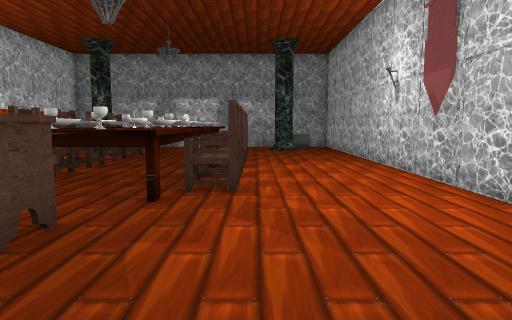
View 1 (above)

16 first-person views from a walk through a scene from a Unity 3-D project. The camera is 1.4 m above the floor, tilts 6° down and sees 75° across. The floor is counted in squares, 1 m on a side. Each view is taken from the middle of a square. On the plan, view 1 faces up. The plan holds only what a view shows up to about 15 squares ahead; the rest is blank. The player character is not drawn. Some surface patterns are stand-ins.

View 2
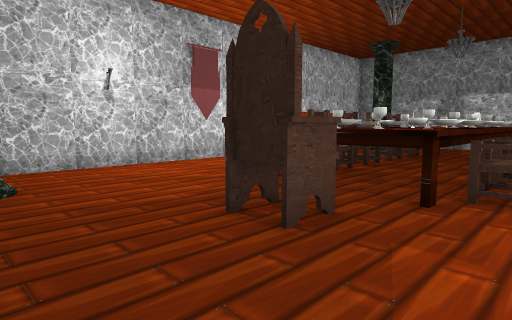

View 3
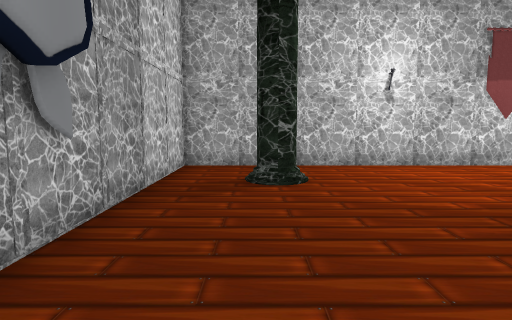

View 4
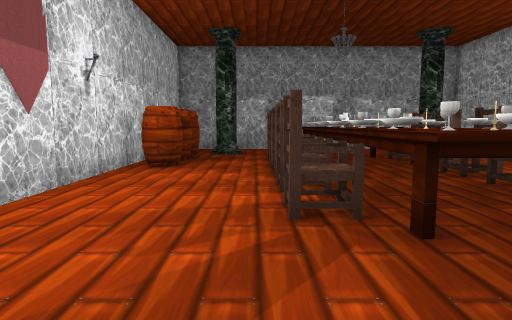

View 5
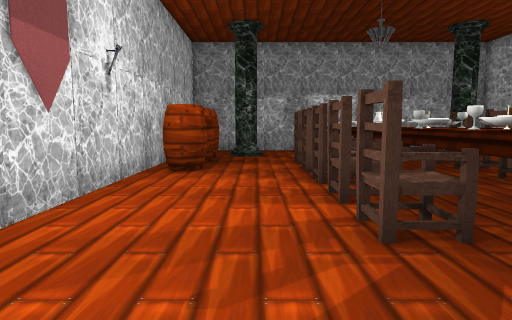

View 6
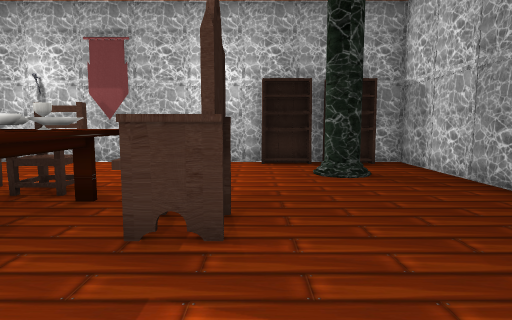

View 7
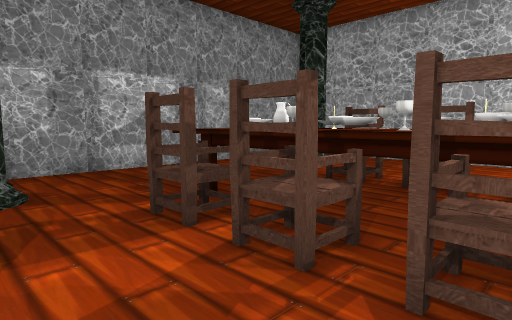

View 8
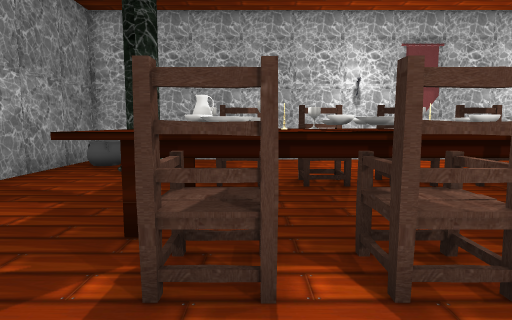

View 9
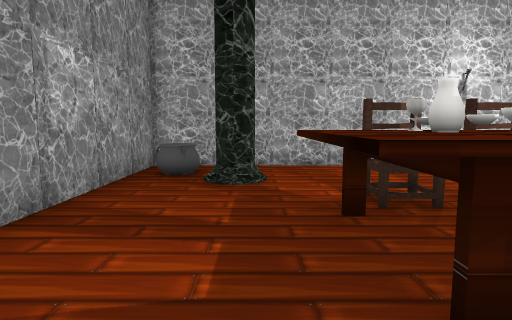

View 10
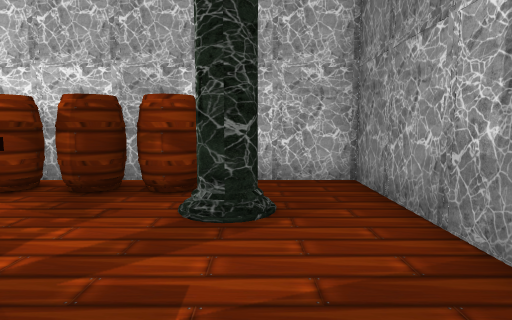

View 11
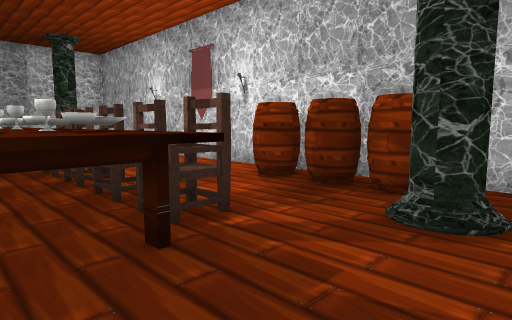

View 12
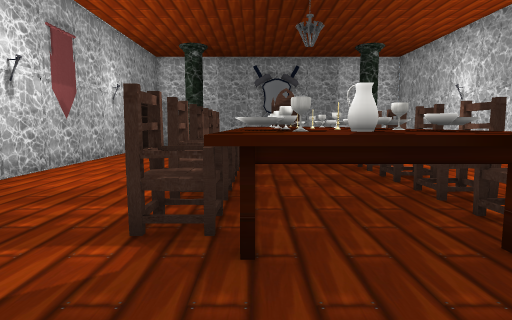

View 13
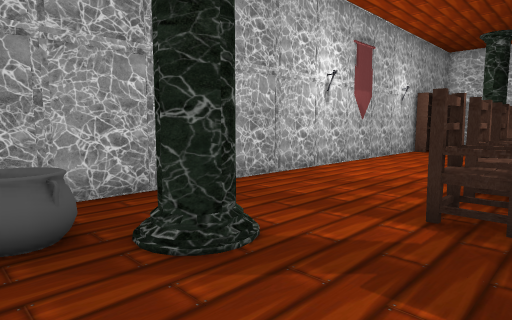

View 14
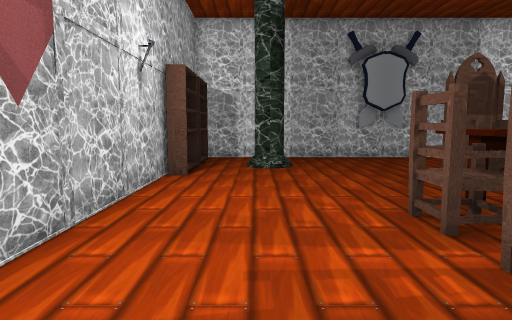

View 15
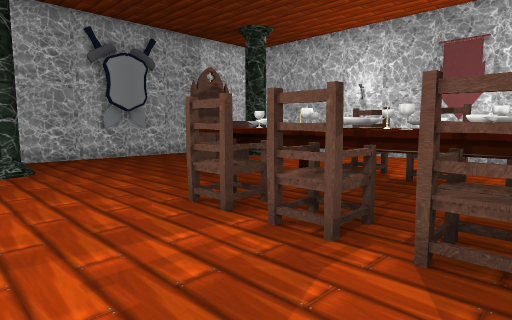

View 16
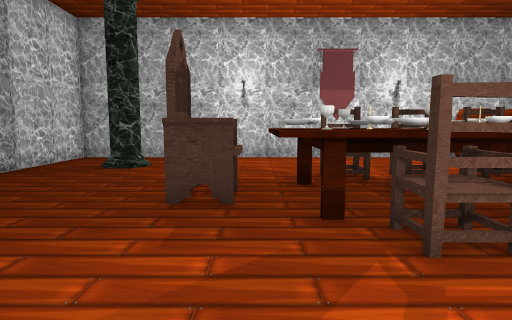

### Floor plan
Points are (right, up) in squares from view 1. A wall is a line through its corners. A room is listed if a view was taken in it or the views show most of it. See-through windows are left out.
Room 1 (views 1, 2, 3, 4, 5, 6, 7, 8, 9, 10, 11, 12, 13, 14, 15, 16)
walls: (-4.4, 6) (-5, 6) (-5, 6.5); (-1.8, 6.6) (-1.8, 6) (-2.6, 6); (-1.6, 6.6) (-1.6, 5.2); (-4.5, 5.3) (-5.2, 5.3) (-5.2, 6.5); (-5.2, 16.4) (-5.2, 17.3) (-1.5, 17.3); (-5, 16.6) (-2.6, 16.6); (-11.5, 14) (-11.5, -2.5) (4.6, -2.5) (4.6, -1.5); (-11.5, 16.1) (-11.5, 15.5); (4.6, 2.2) (4.6, 21.5) (-11.5, 21.5) (-11.5, 18.5); (3.9, 1) (3.9, 2.8) (4.5, 2.8); (4.4, 1.1) (4.4, 2.8); (4.6, 0.5) (4.6, 1); (3.9, -1.3) (3.9, 0.5)
low walls: (-4.8, 6.4) (-4.8, 5.9); (-2, 5.9) (-2, 6.4)
objects: banner (-11, 8); barrel (-11, 13) to (-10, 14); barrel (-11, 15) to (-10, 16); barrel (-11, 17) to (-10, 18); pillar (-9, 0) to (-8, 1); pillar (-9, 18) to (-8, 19); chair (-6, 7) to (-5, 8); chair (-6, 9) to (-5, 10); chair (-6, 11) to (-5, 12); chair (-6, 13) to (-5, 14); chair (-6, 15) to (-5, 16); other object (-5, 7); other object (-5, 9); other object (-5, 11); other object (-5, 13); other object (-5, 15); other object (-4, -2); chair (-4, 4) to (-3, 5); bowl (-4, 6); other object (-4, 7); other object (-4, 8); other object (-4, 9); other object (-4, 10); other object (-4, 11); bowl (-4, 12); other object (-4, 13); bowl (-4, 14); other object (-4, 15); bowl (-4, 16); other object (-3, -2); other object (-3, 6); bowl (-3, 7) to (-2, 7); other object (-3, 8); other object (-3, 9); other object (-3, 10); other object (-3, 12); other object (-3, 14); other object (-3, 15); other object (-3, 16); other object (-2, 8); bowl (-2, 9); other object (-2, 10); bowl (-2, 11); other object (-2, 12); other object (-2, 13); other object (-2, 14); bowl (-2, 15); other object (-2, 16); chair (-1, 7) to (0, 8); chair (-1, 9) to (0, 10); chair (-1, 11) to (0, 12); chair (-1, 13) to (0, 14); chair (-1, 15) to (0, 16); pillar (1, 0) to (2, 1); pillar (1, 18) to (2, 19); pot (2, 20) to (3, 21)

Positions as (right, up) in squares from view 1, and headings:
1: (0, 0), facing up
2: (0, 0), facing up-left
3: (0, 0), facing left
4: (-7, 2), facing up
5: (-8, 3), facing up
6: (-8, 3), facing right
7: (-9, 11), facing up-right
8: (-9, 15), facing right
9: (-7, 18), facing right
10: (-3, 19), facing left
11: (-3, 20), facing down-left
12: (-2, 20), facing down
13: (-2, 21), facing down-right
14: (2, 12), facing down
15: (3, 12), facing down-left
16: (3, 5), facing left
